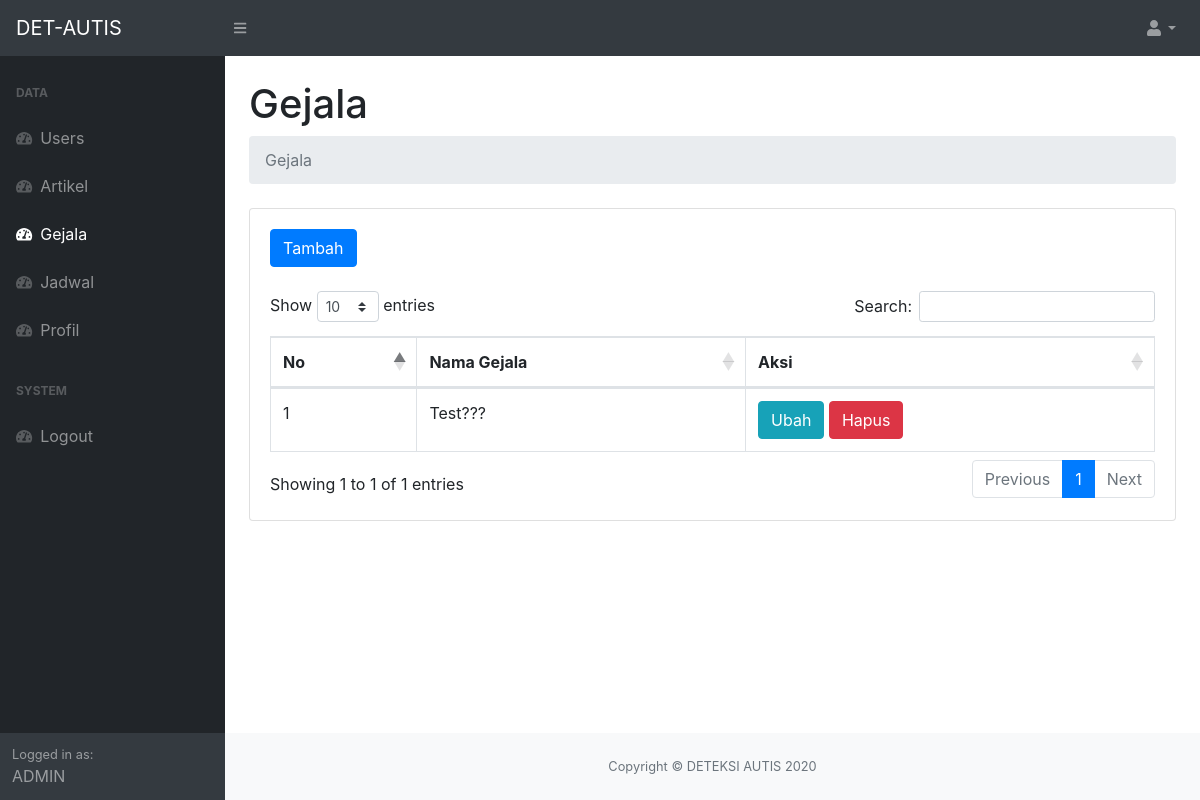
Before: /admin/index.php?page=gejala (signed in) with the older database file.
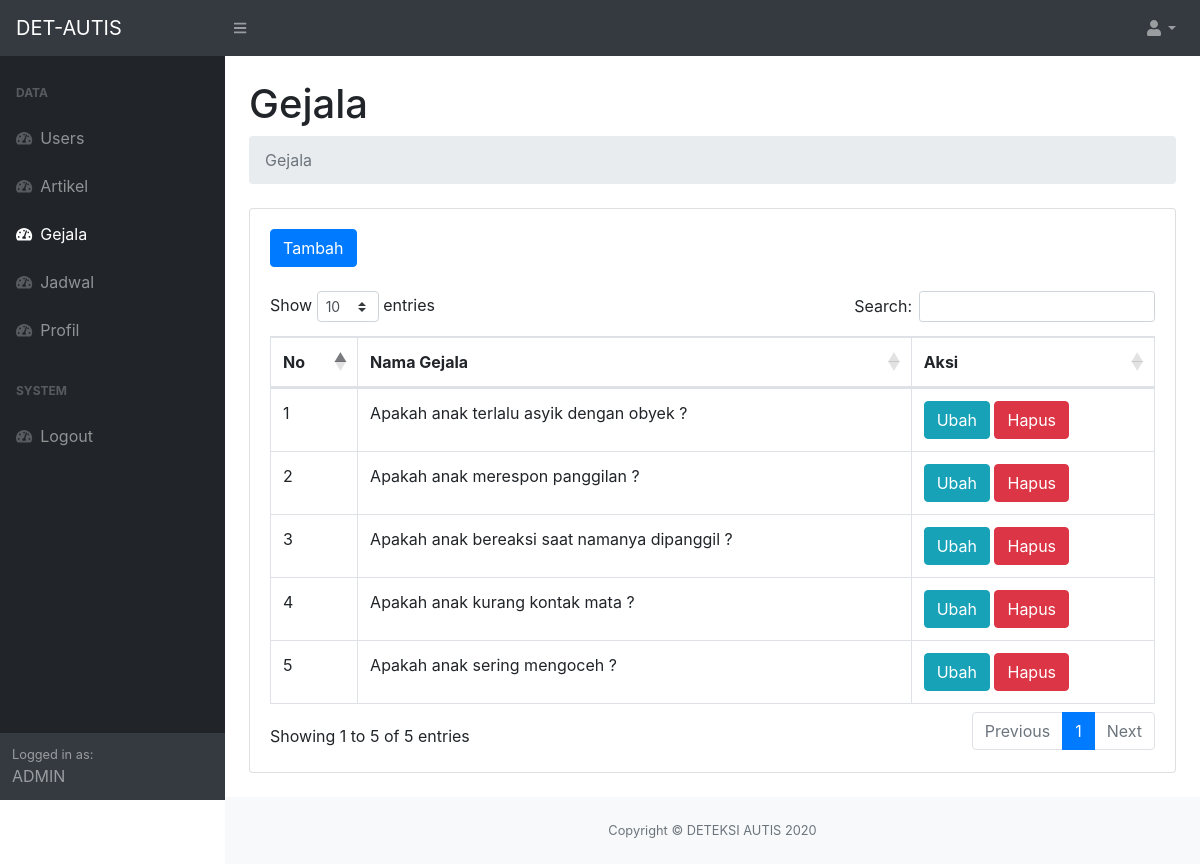
After: the same page with the newer database file.
### tables this page shows
CREATE TABLE `gejala` (
  `id` int(11) NOT NULL,
  `nama_gejala` varchar(100) NOT NULL,
  `jawaban` tinyint(1) NOT NULL DEFAULT 1
);

### admin/Gejala/index.php (the view, shortened to what this page needs)
<div class="container-fluid">
    <h1 class="mt-4">Gejala</h1>
    <ol class="breadcrumb mb-4">
        <li class="breadcrumb-item active">Gejala</li>
    </ol>
    <div class="card mb-4">
        <div class="card-body">
            <a href="?page=gejala-tambah" class="btn btn-primary mb-4">Tambah</a>
            <div class="table-responsive">
                <table class="table table-bordered" id="dataTable" width="100%" cellspacing="0">
                    <thead>
                        <tr>
                            <th>No</th>
                            <th>Nama Gejala</th>
                            <th>Aksi</th>
                        </tr>
                    </thead>
                    <tbody>
                        <?php $getGejala = $koneksi->query("SELECT * FROM gejala") ?>
                        <?php $no = 1;
                        while ($dataGejala = $getGejala->fetch_assoc()) : ?>
                            <tr>
                                <td><?= $no ?></td>
                                <td><?= $dataGejala['nama_gejala'] ?></td>
                                <td>
                                    <a href="index.php?page=gejala-ubah&id=<?= $dataGejala['id'] ?>" class="btn btn-info">Ubah</a>
                                    <a href="index.php?page=gejala-hapus&id=<?= $dataGejala['id'] ?>" class="btn btn-danger" onclick="return confirm('Hapus Data?')">Hapus</a>
                                </td>
                            </tr>
                        <?php $no++;
                        endwhile ?>
                    </tbody>
                </table>
            </div>
        </div>
    </div>
</div>

Changed rows visible on the page:
changed gejala: nama_gejala "Test???" → "Apakah anak terlalu asyik dengan obyek ?"
added gejala: nama_gejala "Apakah anak merespon panggilan ?"
added gejala: nama_gejala "Apakah anak bereaksi saat namanya dipanggil ?"
added gejala: nama_gejala "Apakah anak kurang kontak mata ?"
added gejala: nama_gejala "Apakah anak sering mengoceh ?"
Other visible differences:
text written by a page script: "Show entries Search: Showing 1 to 1 of 1 entries Previous 1 Next" → "Show entries Search: Showing 1 to 5 of 5 entries Previous 1 Next"
